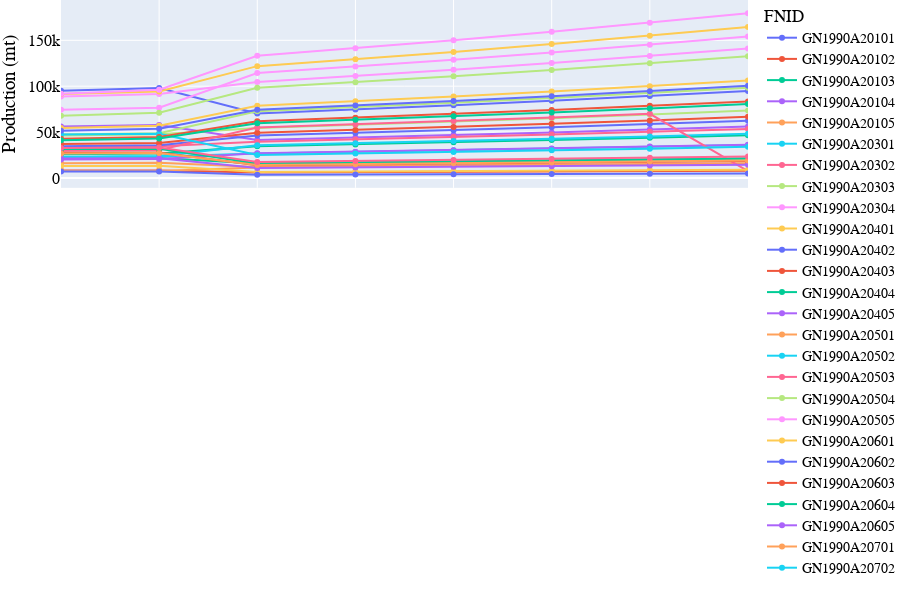
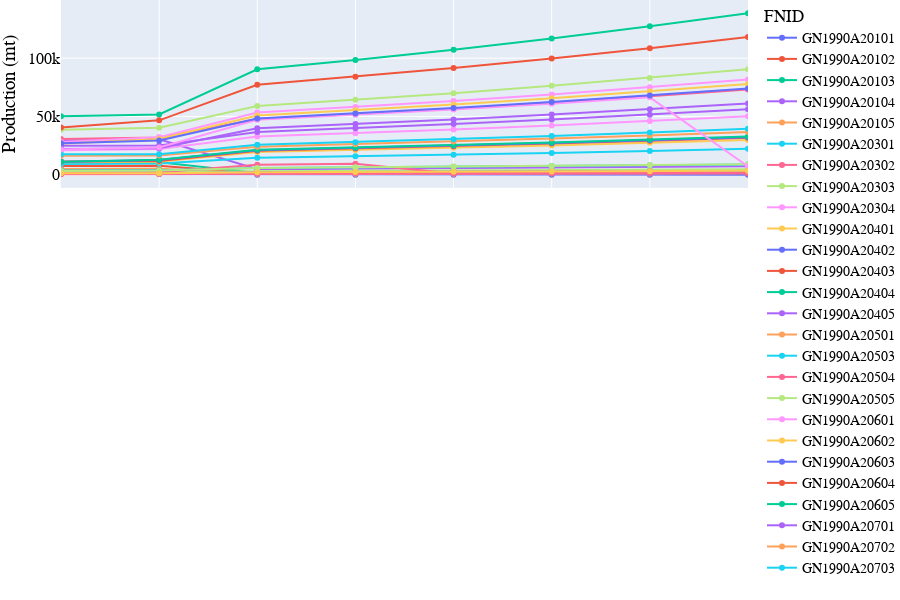

Notebook code for these charts, in order:
### Code cell
# Lineplot of Production-Area-Yield (PAY) time-series
country_iso, country_name = 'GN', 'Guinea'
df = pd.read_hdf('../data/crop/adm_crop_production_%s.hdf' % country_iso)
df = df[df['gscd_code']=='calibrated']; df['year'] = df['harvest_year']
year = [df['year'].min(), df['year'].max()]
product_season = [
    ['Rice','Main'],
    ['Maize','Main'],
]
for product_name, season_name in product_season:
    footnote = 'Production-Area-Yield (PAY) time-series of %s - %s - %s' % (country_iso, product_name, season_name)
    fn_save = '../figures/%s_line_pay_%s_%s.png' % (country_iso, product_name, season_name)
    sub = df[(df['product'] == product_name) & (df['season_name'] == season_name)]
    fig = PlotLinePAY(sub, year, footnote, fn_save)
    fig.show()

### Figure 1 — Plotly figure (JSON) as saved in the notebook; plotly's stock layout.template omitted (floating-point values rounded to 4 significant figures)
{"data": [{"connectgaps": false, "hovertemplate": "fnid=GN1990A20101<br>indicator=production<br>year=%{x}<br>value=%{y}<extra></extra>", "legendgroup": "GN1990A20101", "line": {"color": "#636efa", "dash": "solid"}, "marker": {"symbol": "circle"}, "mode": "markers+lines", "name": "GN1990A20101", "orientation": "v", "showlegend": true, "type": "scatter", "x": [2008, 2009, 2010, 2011, 2012, 2013, 2014, 2015], "xaxis": "x3", "y": [95120.0, 97930.0, 70217, 74559, 79170, 84066, 89265, 94785], "yaxis": "y3"}, {"connectgaps": false, "hovertemplate": "fnid=GN1990A20102<br>indicator=production<br>year=%{x}<br>value=%{y}<extra></extra>", "legendgroup": "GN1990A20102", "line": {"color": "#EF553B", "dash": "solid"}, "marker": {"symbol": "circle"}, "mode": "markers+lines", "name": "GN1990A20102", "orientation": "v", "showlegend": true, "type": "scatter", "x": [2008, 2009, 2010, 2011, 2012, 2013, 2014, 2015], "xaxis": "x3", "y": [7933.0, 8167.0, 5856, 6218, 6602, 7011, 7446, 7905], "yaxis": "y3"}, {"connectgaps": false, "hovertemplate": "fnid=GN1990A20103<br>indicator=production<br>year=%{x}<br>value=%{y}<extra></extra>", "legendgroup": "GN1990A20103", "line": {"color": "#00cc96", "dash": "solid"}, "marker": {"symbol": "circle"}, "mode": "markers+lines", "name": "GN1990A20103", "orientation": "v", "showlegend": true, "type": "scatter", "x": [2008, 2009, 2010, 2011, 2012, 2013, 2014, 2015], "xaxis": "x3", "y": [21200.0, 21820.0, 15648, 16616, 17643, 18734, 19893, 21123], "yaxis": "y3"}, {"connectgaps": false, "hovertemplate": "fnid=GN1990A20104<br>indicator=production<br>year=%{x}<br>value=%{y}<extra></extra>", "legendgroup": "GN1990A20104", "line": {"color": "#ab63fa", "dash": "solid"}, "marker": {"symbol": "circle"}, "mode": "markers+lines", "name": "GN1990A20104", "orientation": "v", "showlegend": true, "type": "scatter", "x": [2008, 2009, 2010, 2011, 2012, 2013, 2014, 2015], "xaxis": "x3", "y": [56130.0, 57790.0, 41436, 43998, 46719, 49608, 52676, 55933], "yaxis": "y3"}, {"connectgaps": false, "hovertemplate": "fnid=GN1990A20105<br>indicator=production<br>year=%{x}<br>value=%{y}<extra></extra>", "legendgroup": "GN1990A20105", "line": {"color": "#FFA15A", "dash": "solid"}, "marker": {"symbol": "circle"}, "mode": "markers+lines", "name": "GN1990A20105", "orientation": "v", "showlegend": true, "type": "scatter", "x": [2008, 2009, 2010, 2011, 2012, 2013, 2014, 2015], "xaxis": "x3", "y": [16050.0, 16520.0, 11848, 12580, 13358, 14185, 15062, 15993], "yaxis": "y3"}, {"connectgaps": false, "hovertemplate": "fnid=GN1990A20301<br>indicator=production<br>year=%{x}<br>value=%{y}<extra></extra>", "legendgroup": "GN1990A20301", "line": {"color": "#19d3f3", "dash": "solid"}, "marker": {"symbol": "circle"}, "mode": "markers+lines", "name": "GN1990A20301", "orientation": "v", "showlegend": true, "type": "scatter", "x": [2008, 2009, 2010, 2011, 2012, 2013, 2014, 2015], "xaxis": "x3", "y": [22600.0, 23270.0, 26619, 28265, 30013, 31869, 33840, 35933], "yaxis": "y3"}, {"connectgaps": false, "hovertemplate": "fnid=GN1990A20302<br>indicator=production<br>year=%{x}<br>value=%{y}<extra></extra>", "legendgroup": "GN1990A20302", "line": {"color": "#FF6692", "dash": "solid"}, "marker": {"symbol": "circle"}, "mode": "markers+lines", "name": "GN1990A20302", "orientation": "v", "showlegend": true, "type": "scatter", "x": [2008, 2009, 2010, 2011, 2012, 2013, 2014, 2015], "xaxis": "x3", "y": [33560.0, 34560.0, 39535, 41980, 44576, 47332, 50259, 53367], "yaxis": "y3"}, {"connectgaps": false, "hovertemplate": "fnid=GN1990A20303<br>indicator=production<br>year=%{x}<br>value=%{y}<extra></extra>", "legendgroup": "GN1990A20303", "line": {"color": "#B6E880", "dash": "solid"}, "marker": {"symbol": "circle"}, "mode": "markers+lines", "name": "GN1990A20303", "orientation": "v", "showlegend": true, "type": "scatter", "x": [2008, 2009, 2010, 2011, 2012, 2013, 2014, 2015], "xaxis": "x3", "y": [46170.0, 47530.0, 54385, 57748, 61319, 65111, 69138, 73413], "yaxis": "y3"}, {"connectgaps": false, "hovertemplate": "fnid=GN1990A20304<br>indicator=production<br>year=%{x}<br>value=%{y}<extra></extra>", "legendgroup": "GN1990A20304", "line": {"color": "#FF97FF", "dash": "solid"}, "marker": {"symbol": "circle"}, "mode": "markers+lines", "name": "GN1990A20304", "orientation": "v", "showlegend": true, "type": "scatter", "x": [2008, 2009, 2010, 2011, 2012, 2013, 2014, 2015], "xaxis": "x3", "y": [88770.0, 91400.0, 104569, 111036, 117902, 125193, 132935, 141156], "yaxis": "y3"}, {"connectgaps": false, "hovertemplate": "fnid=GN1990A20401<br>indicator=production<br>year=%{x}<br>value=%{y}<extra></extra>", "legendgroup": "GN1990A20401", "line": {"color": "#FECB52", "dash": "solid"}, "marker": {"symbol": "circle"}, "mode": "markers+lines", "name": "GN1990A20401", "orientation": "v", "showlegend": true, "type": "scatter", "x": [2008, 2009, 2010, 2011, 2012, 2013, 2014, 2015], "xaxis": "x3", "y": [91440.0, 94140.0, 121857, 129392, 137394, 145890, 154912, 164492], "yaxis": "y3"}, {"connectgaps": false, "hovertemplate": "fnid=GN1990A20402<br>indicator=production<br>year=%{x}<br>value=%{y}<extra></extra>", "legendgroup": "GN1990A20402", "line": {"color": "#636efa", "dash": "solid"}, "marker": {"symbol": "circle"}, "mode": "markers+lines", "name": "GN1990A20402", "orientation": "v", "showlegend": true, "type": "scatter", "x": [2008, 2009, 2010, 2011, 2012, 2013, 2014, 2015], "xaxis": "x3", "y": [34630.0, 35660.0, 46156, 49011, 52041, 55260, 58677, 62305], "yaxis": "y3"}, {"connectgaps": false, "hovertemplate": "fnid=GN1990A20403<br>indicator=production<br>year=%{x}<br>value=%{y}<extra></extra>", "legendgroup": "GN1990A20403", "line": {"color": "#EF553B", "dash": "solid"}, "marker": {"symbol": "circle"}, "mode": "markers+lines", "name": "GN1990A20403", "orientation": "v", "showlegend": true, "type": "scatter", "x": [2008, 2009, 2010, 2011, 2012, 2013, 2014, 2015], "xaxis": "x3", "y": [37000.0, 38100.0, 49312, 52361, 55599, 59037, 62688, 66565], "yaxis": "y3"}, {"connectgaps": false, "hovertemplate": "fnid=GN1990A20404<br>indicator=production<br>year=%{x}<br>value=%{y}<extra></extra>", "legendgroup": "GN1990A20404", "line": {"color": "#00cc96", "dash": "solid"}, "marker": {"symbol": "circle"}, "mode": "markers+lines", "name": "GN1990A20404", "orientation": "v", "showlegend": true, "type": "scatter", "x": [2008, 2009, 2010, 2011, 2012, 2013, 2014, 2015], "xaxis": "x3", "y": [25820.0, 26580.0, 34405, 36533, 38792, 41191, 43738, 46443], "yaxis": "y3"}, {"connectgaps": false, "hovertemplate": "fnid=GN1990A20405<br>indicator=production<br>year=%{x}<br>value=%{y}<extra></extra>", "legendgroup": "GN1990A20405", "line": {"color": "#ab63fa", "dash": "solid"}, "marker": {"symbol": "circle"}, "mode": "markers+lines", "name": "GN1990A20405", "orientation": "v", "showlegend": true, "type": "scatter", "x": [2008, 2009, 2010, 2011, 2012, 2013, 2014, 2015], "xaxis": "x3", "y": [20140.0, 20740.0, 26841, 28501, 30264, 32135, 34122, 36232], "yaxis": "y3"}, {"connectgaps": false, "hovertemplate": "fnid=GN1990A20501<br>indicator=production<br>year=%{x}<br>value=%{y}<extra></extra>", "legendgroup": "GN1990A20501", "line": {"color": "#FFA15A", "dash": "solid"}, "marker": {"symbol": "circle"}, "mode": "markers+lines", "name": "GN1990A20501", "orientation": "v", "showlegend": true, "type": "scatter", "x": [2008, 2009, 2010, 2011, 2012, 2013, 2014, 2015], "xaxis": "x3", "y": [7414.0, 7633.0, 11400, 12105, 12853, 13648, 14492, 15388], "yaxis": "y3"}, {"connectgaps": false, "hovertemplate": "fnid=GN1990A20502<br>indicator=production<br>year=%{x}<br>value=%{y}<extra></extra>", "legendgroup": "GN1990A20502", "line": {"color": "#19d3f3", "dash": "solid"}, "marker": {"symbol": "circle"}, "mode": "markers+lines", "name": "GN1990A20502", "orientation": "v", "showlegend": true, "type": "scatter", "x": [2008, 2009, 2010, 2011, 2012, 2013, 2014, 2015], "xaxis": "x3", "y": [23130.0, 23810.0, 35563, 37762, 40097, 42577, 45210, 48006], "yaxis": "y3"}, {"connectgaps": false, "hovertemplate": "fnid=GN1990A20503<br>indicator=production<br>year=%{x}<br>value=%{y}<extra></extra>", "legendgroup": "GN1990A20503", "line": {"color": "#FF6692", "dash": "solid"}, "marker": {"symbol": "circle"}, "mode": "markers+lines", "name": "GN1990A20503", "orientation": "v", "showlegend": true, "type": "scatter", "x": [2008, 2009, 2010, 2011, 2012, 2013, 2014, 2015], "xaxis": "x3", "y": [29540.0, 30410.0, 54938, 58336, 61943, 65774, 69841, 7416], "yaxis": "y3"}, {"connectgaps": false, "hovertemplate": "fnid=GN1990A20504<br>indicator=production<br>year=%{x}<br>value=%{y}<extra></extra>", "legendgroup": "GN1990A20504", "line": {"color": "#B6E880", "dash": "solid"}, "marker": {"symbol": "circle"}, "mode": "markers+lines", "name": "GN1990A20504", "orientation": "v", "showlegend": true, "type": "scatter", "x": [2008, 2009, 2010, 2011, 2012, 2013, 2014, 2015], "xaxis": "x3", "y": [47300.0, 48700.0, 72735, 77233, 82009, 87080, 92465, 98183], "yaxis": "y3"}, {"connectgaps": false, "hovertemplate": "fnid=GN1990A20505<br>indicator=production<br>year=%{x}<br>value=%{y}<extra></extra>", "legendgroup": "GN1990A20505", "line": {"color": "#FF97FF", "dash": "solid"}, "marker": {"symbol": "circle"}, "mode": "markers+lines", "name": "GN1990A20505", "orientation": "v", "showlegend": true, "type": "scatter", "x": [2008, 2009, 2010, 2011, 2012, 2013, 2014, 2015], "xaxis": "x3", "y": [74320.0, 76520.0, 114280, 121347, 128851, 136819, 145280, 154264], "yaxis": "y3"}, {"connectgaps": false, "hovertemplate": "fnid=GN1990A20601<br>indicator=production<br>year=%{x}<br>value=%{y}<extra></extra>", "legendgroup": "GN1990A20601", "line": {"color": "#FECB52", "dash": "solid"}, "marker": {"symbol": "circle"}, "mode": "markers+lines", "name": "GN1990A20601", "orientation": "v", "showlegend": true, "type": "scatter", "x": [2008, 2009, 2010, 2011, 2012, 2013, 2014, 2015], "xaxis": "x3", "y": [12980.0, 13130.0, 6525, 6928, 7356, 7811, 8294, 8807], "yaxis": "y3"}, {"connectgaps": false, "hovertemplate": "fnid=GN1990A20602<br>indicator=production<br>year=%{x}<br>value=%{y}<extra></extra>", "legendgroup": "GN1990A20602", "line": {"color": "#636efa", "dash": "solid"}, "marker": {"symbol": "circle"}, "mode": "markers+lines", "name": "GN1990A20602", "orientation": "v", "showlegend": true, "type": "scatter", "x": [2008, 2009, 2010, 2011, 2012, 2013, 2014, 2015], "xaxis": "x3", "y": [6958.0, 7036.0, 3497, 3713, 3943, 4187, 4445, 4720], "yaxis": "y3"}, {"connectgaps": false, "hovertemplate": "fnid=GN1990A20603<br>indicator=production<br>year=%{x}<br>value=%{y}<extra></extra>", "legendgroup": "GN1990A20603", "line": {"color": "#EF553B", "dash": "solid"}, "marker": {"symbol": "circle"}, "mode": "markers+lines", "name": "GN1990A20603", "orientation": "v", "showlegend": true, "type": "scatter", "x": [2008, 2009, 2010, 2011, 2012, 2013, 2014, 2015], "xaxis": "x3", "y": [27320.0, 27630.0, 13730, 14579, 15481, 16438, 17455, 18534], "yaxis": "y3"}, {"connectgaps": false, "hovertemplate": "fnid=GN1990A20604<br>indicator=production<br>year=%{x}<br>value=%{y}<extra></extra>", "legendgroup": "GN1990A20604", "line": {"color": "#00cc96", "dash": "solid"}, "marker": {"symbol": "circle"}, "mode": "markers+lines", "name": "GN1990A20604", "orientation": "v", "showlegend": true, "type": "scatter", "x": [2008, 2009, 2010, 2011, 2012, 2013, 2014, 2015], "xaxis": "x3", "y": [31370.0, 31730.0, 15768, 16743, 17778, 18877, 20045, 21284], "yaxis": "y3"}, {"connectgaps": false, "hovertemplate": "fnid=GN1990A20605<br>indicator=production<br>year=%{x}<br>value=%{y}<extra></extra>", "legendgroup": "GN1990A20605", "line": {"color": "#ab63fa", "dash": "solid"}, "marker": {"symbol": "circle"}, "mode": "markers+lines", "name": "GN1990A20605", "orientation": "v", "showlegend": true, "type": "scatter", "x": [2008, 2009, 2010, 2011, 2012, 2013, 2014, 2015], "xaxis": "x3", "y": [21250.0, 21480.0, 10677, 11338, 12039, 12783, 13574, 14413], "yaxis": "y3"}, {"connectgaps": false, "hovertemplate": "fnid=GN1990A20701<br>indicator=production<br>year=%{x}<br>value=%{y}<extra></extra>", "legendgroup": "GN1990A20701", "line": {"color": "#FFA15A", "dash": "solid"}, "marker": {"symbol": "circle"}, "mode": "markers+lines", "name": "GN1990A20701", "orientation": "v", "showlegend": true, "type": "scatter", "x": [2008, 2009, 2010, 2011, 2012, 2013, 2014, 2015], "xaxis": "x3", "y": [26590.0, 27080.0, 14113, 14985, 15912, 16896, 17941, 19050], "yaxis": "y3"}, {"connectgaps": false, "hovertemplate": "fnid=GN1990A20702<br>indicator=production<br>year=%{x}<br>value=%{y}<extra></extra>", "legendgroup": "GN1990A20702", "line": {"color": "#19d3f3", "dash": "solid"}, "marker": {"symbol": "circle"}, "mode": "markers+lines", "name": "GN1990A20702", "orientation": "v", "showlegend": true, "type": "scatter", "x": [2008, 2009, 2010, 2011, 2012, 2013, 2014, 2015], "xaxis": "x3", "y": [47230.0, 48100.0, 25070, 26620, 28266, 30014, 31870, 33841], "yaxis": "y3"}, {"connectgaps": false, "hovertemplate": "fnid=GN1990A20703<br>indicator=production<br>year=%{x}<br>value=%{y}<extra></extra>", "legendgroup": "GN1990A20703", "line": {"color": "#FF6692", "dash": "solid"}, "marker": {"symbol": "circle"}, "mode": "markers+lines", "name": "GN1990A20703", "orientation": "v", "showlegend": true, "type": "scatter", "x": [2008, 2009, 2010, 2011, 2012, 2013, 2014, 2015], "xaxis": "x3", "y": [32610.0, 33210.0, 17309, 18379, 19516, 20723, 22004, 23365], "yaxis": "y3"}, {"connectgaps": false, "hovertemplate": "fnid=GN1990A20801<br>indicator=production<br>year=%{x}<br>value=%{y}<extra></extra>", "legendgroup": "GN1990A20801", "line": {"color": "#B6E880", "dash": "solid"}, "marker": {"symbol": "circle"}, "mode": "markers+lines", "name": "GN1990A20801", "orientation": "v", "showlegend": true, "type": "scatter", "x": [2008, 2009, 2010, 2011, 2012, 2013, 2014, 2015], "xaxis": "x3", "y": [67810.0, 70960.0, 98262, 104339, 110791, 117643, 124918, 132642], "yaxis": "y3"}, {"connectgaps": false, "hovertemplate": "fnid=GN1990A20802<br>indicator=production<br>year=%{x}<br>value=%{y}<extra></extra>", "legendgroup": "GN1990A20802", "line": {"color": "#FF97FF", "dash": "solid"}, "marker": {"symbol": "circle"}, "mode": "markers+lines", "name": "GN1990A20802", "orientation": "v", "showlegend": true, "type": "scatter", "x": [2008, 2009, 2010, 2011, 2012, 2013, 2014, 2015], "xaxis": "x3", "y": [91830.0, 96100.0, 133077, 141306, 150044, 159323, 169176, 179637], "yaxis": "y3"}, {"connectgaps": false, "hovertemplate": "fnid=GN1990A20803<br>indicator=production<br>year=%{x}<br>value=%{y}<extra></extra>", "legendgroup": "GN1990A20803", "line": {"color": "#FECB52", "dash": "solid"}, "marker": {"symbol": "circle"}, "mode": "markers+lines", "name": "GN1990A20803", "orientation": "v", "showlegend": true, "type": "scatter", "x": [2008, 2009, 2010, 2011, 2012, 2013, 2014, 2015], "xaxis": "x3", "y": [54280.0, 56800.0, 78654, 83518, 88682, 94167, 99990, 106173], "yaxis": "y3"}, {"connectgaps": false, "hovertemplate": "fnid=GN1990A20804<br>indicator=production<br>year=%{x}<br>value=%{y}<extra></extra>", "legendgroup": "GN1990A20804", "line": {"color": "#636efa", "dash": "solid"}, "marker": {"symbol": "circle"}, "mode": "markers+lines", "name": "GN1990A20804", "orientation": "v", "showlegend": true, "type": "scatter", "x": [2008, 2009, 2010, 2011, 2012, 2013, 2014, 2015], "xaxis": "x3", "y": [51340.0, 53720.0, 74391, 78992, 83876, 89063, 94571, 100419], "yaxis": "y3"}, {"connectgaps": false, "hovertemplate": "fnid=GN1990A20805<br>indicator=production<br>year=%{x}<br>value=%{y}<extra></extra>", "legendgroup": "GN1990A20805", "line": {"color": "#EF553B", "dash": "solid"}, "marker": {"symbol": "circle"}, "mode": "markers+lines", "name": "GN1990A20805", "orientation": "v", "showlegend": true, "type": "scatter", "x": [2008, 2009, 2010, 2011, 2012, 2013, 2014, 2015], "xaxis": "x3", "y": [42630.0, 44620.0, 61782, 65602, 69659, 73967, 78541, 83398], "yaxis": "y3"}, {"connectgaps": false, "hovertemplate": "fnid=GN1990A20806<br>indicator=production<br>year=%{x}<br>value=%{y}<extra></extra>", "legendgroup": "GN1990A20806", "line": {"color": "#00cc96", "dash": "solid"}, "marker": {"symbol": "circle"}, "mode": "markers+lines", "name": "GN1990A20806", "orientation": "v", "showlegend": true, "type": "scatter", "x": [2008, 2009, 2010, 2011, 2012, 2013, 2014, 2015], "xaxis": "x3", "y": [41130.0, 43040.0, 59600, 63286, 67199, 71355, 75767, 80453], "yaxis": "y3"}], "layout": {"annotations": [{"showarrow": false, "text": "", "textangle": 90, "x": 0.98, "xanchor": "left", "xref": "paper", "y": 0.1633, "yanchor": "middle", "yref": "paper"}, {"showarrow": false, "text": "", "textangle": 90, "x": 0.98, "xanchor": "left", "xref": "paper", "y": 0.5, "yanchor": "middle", "yref": "paper"}, {"showarrow": false, "text": "", "textangle": 90, "x": 0.98, "xanchor": "left", "xref": "paper", "y": 0.8367, "yanchor": "middle", "yref": "paper"}, {"align": "left", "font": {"color": "dimgrey", "family": "arial", "size": 15}, "showarrow": false, "text": "Production-Area-Yield (PAY) time-series of GN - Rice - Main", "x": -0.014, "xref": "paper", "y": -0.14, "yref": "paper"}], "font": {"color": "black", "family": "arial", "size": 16}, "height": 600, "legend": {"font": {"size": 14}, "title": {"text": "FNID"}, "tracegroupgap": 0, "x": 1, "xanchor": "left", "y": 1, "yanchor": "top"}, "margin": {"b": 25, "l": 0, "r": 0, "t": 0}, "width": 900, "xaxis": {"anchor": "y", "domain": [0, 0.98], "dtick": 1, "range": [2008, 2015], "title": {"text": ""}}, "xaxis2": {"anchor": "y2", "domain": [0, 0.98], "dtick": 1, "matches": "x", "showticklabels": false}, "xaxis3": {"anchor": "y3", "domain": [0, 0.98], "dtick": 1, "matches": "x", "showticklabels": false}, "yaxis": {"anchor": "x", "domain": [0, 0.3267], "title": {"text": "Yield (mt/ha)"}}, "yaxis2": {"anchor": "x2", "domain": [0.3367, 0.6633], "title": {"text": "Area (ha)"}}, "yaxis3": {"anchor": "x3", "domain": [0.6733, 1], "title": {"text": "Production (mt)"}}}}

### Figure 2 — Plotly figure (JSON) as saved in the notebook; plotly's stock layout.template omitted (floating-point values rounded to 4 significant figures)
{"data": [{"connectgaps": false, "hovertemplate": "fnid=GN1990A20101<br>indicator=production<br>year=%{x}<br>value=%{y}<extra></extra>", "legendgroup": "GN1990A20101", "line": {"color": "#636efa", "dash": "solid"}, "marker": {"symbol": "circle"}, "mode": "markers+lines", "name": "GN1990A20101", "orientation": "v", "showlegend": true, "type": "scatter", "x": [2008, 2009, 2010, 2011, 2012, 2013, 2014, 2015], "xaxis": "x3", "y": [599.4, 620.8, 96, 105, 114, 124, 135, 148], "yaxis": "y3"}, {"connectgaps": false, "hovertemplate": "fnid=GN1990A20102<br>indicator=production<br>year=%{x}<br>value=%{y}<extra></extra>", "legendgroup": "GN1990A20102", "line": {"color": "#EF553B", "dash": "solid"}, "marker": {"symbol": "circle"}, "mode": "markers+lines", "name": "GN1990A20102", "orientation": "v", "showlegend": true, "type": "scatter", "x": [2008, 2009, 2010, 2011, 2012, 2013, 2014, 2015], "xaxis": "x3", "y": [7477.0, 7743.0, 1200, 1307, 1423, 1550, 1688, 1838], "yaxis": "y3"}, {"connectgaps": false, "hovertemplate": "fnid=GN1990A20103<br>indicator=production<br>year=%{x}<br>value=%{y}<extra></extra>", "legendgroup": "GN1990A20103", "line": {"color": "#00cc96", "dash": "solid"}, "marker": {"symbol": "circle"}, "mode": "markers+lines", "name": "GN1990A20103", "orientation": "v", "showlegend": true, "type": "scatter", "x": [2008, 2009, 2010, 2011, 2012, 2013, 2014, 2015], "xaxis": "x3", "y": [10350.0, 10720.0, 1662, 1810, 1971, 2146, 2337, 2545], "yaxis": "y3"}, {"connectgaps": false, "hovertemplate": "fnid=GN1990A20104<br>indicator=production<br>year=%{x}<br>value=%{y}<extra></extra>", "legendgroup": "GN1990A20104", "line": {"color": "#ab63fa", "dash": "solid"}, "marker": {"symbol": "circle"}, "mode": "markers+lines", "name": "GN1990A20104", "orientation": "v", "showlegend": true, "type": "scatter", "x": [2008, 2009, 2010, 2011, 2012, 2013, 2014, 2015], "xaxis": "x3", "y": [29490.0, 30540.0, 4733, 5155, 5614, 6114, 6658, 7251], "yaxis": "y3"}, {"connectgaps": false, "hovertemplate": "fnid=GN1990A20105<br>indicator=production<br>year=%{x}<br>value=%{y}<extra></extra>", "legendgroup": "GN1990A20105", "line": {"color": "#FFA15A", "dash": "solid"}, "marker": {"symbol": "circle"}, "mode": "markers+lines", "name": "GN1990A20105", "orientation": "v", "showlegend": true, "type": "scatter", "x": [2008, 2009, 2010, 2011, 2012, 2013, 2014, 2015], "xaxis": "x3", "y": [5045.0, 5225.0, 810, 882, 960, 1046, 1139, 1240], "yaxis": "y3"}, {"connectgaps": false, "hovertemplate": "fnid=GN1990A20301<br>indicator=production<br>year=%{x}<br>value=%{y}<extra></extra>", "legendgroup": "GN1990A20301", "line": {"color": "#19d3f3", "dash": "solid"}, "marker": {"symbol": "circle"}, "mode": "markers+lines", "name": "GN1990A20301", "orientation": "v", "showlegend": true, "type": "scatter", "x": [2008, 2009, 2010, 2011, 2012, 2013, 2014, 2015], "xaxis": "x3", "y": [9368.0, 9773.0, 14541, 15837, 17247, 18783, 20456, 22278], "yaxis": "y3"}, {"connectgaps": false, "hovertemplate": "fnid=GN1990A20302<br>indicator=production<br>year=%{x}<br>value=%{y}<extra></extra>", "legendgroup": "GN1990A20302", "line": {"color": "#FF6692", "dash": "solid"}, "marker": {"symbol": "circle"}, "mode": "markers+lines", "name": "GN1990A20302", "orientation": "v", "showlegend": true, "type": "scatter", "x": [2008, 2009, 2010, 2011, 2012, 2013, 2014, 2015], "xaxis": "x3", "y": [30760.0, 32090.0, 47743, 51995, 56626, 61669, 67162, 73143], "yaxis": "y3"}, {"connectgaps": false, "hovertemplate": "fnid=GN1990A20303<br>indicator=production<br>year=%{x}<br>value=%{y}<extra></extra>", "legendgroup": "GN1990A20303", "line": {"color": "#B6E880", "dash": "solid"}, "marker": {"symbol": "circle"}, "mode": "markers+lines", "name": "GN1990A20303", "orientation": "v", "showlegend": true, "type": "scatter", "x": [2008, 2009, 2010, 2011, 2012, 2013, 2014, 2015], "xaxis": "x3", "y": [2003.0, 2090.0, 3109, 3386, 3688, 4016, 4374, 4763], "yaxis": "y3"}, {"connectgaps": false, "hovertemplate": "fnid=GN1990A20304<br>indicator=production<br>year=%{x}<br>value=%{y}<extra></extra>", "legendgroup": "GN1990A20304", "line": {"color": "#FF97FF", "dash": "solid"}, "marker": {"symbol": "circle"}, "mode": "markers+lines", "name": "GN1990A20304", "orientation": "v", "showlegend": true, "type": "scatter", "x": [2008, 2009, 2010, 2011, 2012, 2013, 2014, 2015], "xaxis": "x3", "y": [21140.0, 22050.0, 32809, 35731, 38913, 42379, 46153, 50263], "yaxis": "y3"}, {"connectgaps": false, "hovertemplate": "fnid=GN1990A20401<br>indicator=production<br>year=%{x}<br>value=%{y}<extra></extra>", "legendgroup": "GN1990A20401", "line": {"color": "#FECB52", "dash": "solid"}, "marker": {"symbol": "circle"}, "mode": "markers+lines", "name": "GN1990A20401", "orientation": "v", "showlegend": true, "type": "scatter", "x": [2008, 2009, 2010, 2011, 2012, 2013, 2014, 2015], "xaxis": "x3", "y": [10840.0, 11170.0, 19534, 21274, 23169, 25232, 27479, 29927], "yaxis": "y3"}, {"connectgaps": false, "hovertemplate": "fnid=GN1990A20402<br>indicator=production<br>year=%{x}<br>value=%{y}<extra></extra>", "legendgroup": "GN1990A20402", "line": {"color": "#636efa", "dash": "solid"}, "marker": {"symbol": "circle"}, "mode": "markers+lines", "name": "GN1990A20402", "orientation": "v", "showlegend": true, "type": "scatter", "x": [2008, 2009, 2010, 2011, 2012, 2013, 2014, 2015], "xaxis": "x3", "y": [1178.0, 1214.0, 2122, 2312, 2517, 2742, 2986, 3252], "yaxis": "y3"}, {"connectgaps": false, "hovertemplate": "fnid=GN1990A20403<br>indicator=production<br>year=%{x}<br>value=%{y}<extra></extra>", "legendgroup": "GN1990A20403", "line": {"color": "#EF553B", "dash": "solid"}, "marker": {"symbol": "circle"}, "mode": "markers+lines", "name": "GN1990A20403", "orientation": "v", "showlegend": true, "type": "scatter", "x": [2008, 2009, 2010, 2011, 2012, 2013, 2014, 2015], "xaxis": "x3", "y": [11490.0, 11850.0, 20711, 22556, 24564, 26752, 29135, 31730], "yaxis": "y3"}, {"connectgaps": false, "hovertemplate": "fnid=GN1990A20404<br>indicator=production<br>year=%{x}<br>value=%{y}<extra></extra>", "legendgroup": "GN1990A20404", "line": {"color": "#00cc96", "dash": "solid"}, "marker": {"symbol": "circle"}, "mode": "markers+lines", "name": "GN1990A20404", "orientation": "v", "showlegend": true, "type": "scatter", "x": [2008, 2009, 2010, 2011, 2012, 2013, 2014, 2015], "xaxis": "x3", "y": [50210.0, 51760.0, 90494, 98553, 107331, 116890, 127300, 138638], "yaxis": "y3"}, {"connectgaps": false, "hovertemplate": "fnid=GN1990A20405<br>indicator=production<br>year=%{x}<br>value=%{y}<extra></extra>", "legendgroup": "GN1990A20405", "line": {"color": "#ab63fa", "dash": "solid"}, "marker": {"symbol": "circle"}, "mode": "markers+lines", "name": "GN1990A20405", "orientation": "v", "showlegend": true, "type": "scatter", "x": [2008, 2009, 2010, 2011, 2012, 2013, 2014, 2015], "xaxis": "x3", "y": [22170.0, 22850.0, 39955, 43513, 47389, 51609, 56206, 61211], "yaxis": "y3"}, {"connectgaps": false, "hovertemplate": "fnid=GN1990A20501<br>indicator=production<br>year=%{x}<br>value=%{y}<extra></extra>", "legendgroup": "GN1990A20501", "line": {"color": "#FFA15A", "dash": "solid"}, "marker": {"symbol": "circle"}, "mode": "markers+lines", "name": "GN1990A20501", "orientation": "v", "showlegend": true, "type": "scatter", "x": [2008, 2009, 2010, 2011, 2012, 2013, 2014, 2015], "xaxis": "x3", "y": [740.5, 774.4, 1133, 1234, 1344, 1464, 1594, 1736], "yaxis": "y3"}, {"connectgaps": false, "hovertemplate": "fnid=GN1990A20503<br>indicator=production<br>year=%{x}<br>value=%{y}<extra></extra>", "legendgroup": "GN1990A20503", "line": {"color": "#19d3f3", "dash": "solid"}, "marker": {"symbol": "circle"}, "mode": "markers+lines", "name": "GN1990A20503", "orientation": "v", "showlegend": true, "type": "scatter", "x": [2008, 2009, 2010, 2011, 2012, 2013, 2014, 2015], "xaxis": "x3", "y": [3795.0, 3969.0, 5807, 6325, 6888, 7501, 8169, 8897], "yaxis": "y3"}, {"connectgaps": false, "hovertemplate": "fnid=GN1990A20504<br>indicator=production<br>year=%{x}<br>value=%{y}<extra></extra>", "legendgroup": "GN1990A20504", "line": {"color": "#FF6692", "dash": "solid"}, "marker": {"symbol": "circle"}, "mode": "markers+lines", "name": "GN1990A20504", "orientation": "v", "showlegend": true, "type": "scatter", "x": [2008, 2009, 2010, 2011, 2012, 2013, 2014, 2015], "xaxis": "x3", "y": [2003.0, 2095.0, 8701, 9476, 1032, 1239, 1224, 1333], "yaxis": "y3"}, {"connectgaps": false, "hovertemplate": "fnid=GN1990A20505<br>indicator=production<br>year=%{x}<br>value=%{y}<extra></extra>", "legendgroup": "GN1990A20505", "line": {"color": "#B6E880", "dash": "solid"}, "marker": {"symbol": "circle"}, "mode": "markers+lines", "name": "GN1990A20505", "orientation": "v", "showlegend": true, "type": "scatter", "x": [2008, 2009, 2010, 2011, 2012, 2013, 2014, 2015], "xaxis": "x3", "y": [38590.0, 40350.0, 59044, 64303, 70030, 76267, 83059, 90457], "yaxis": "y3"}, {"connectgaps": false, "hovertemplate": "fnid=GN1990A20601<br>indicator=production<br>year=%{x}<br>value=%{y}<extra></extra>", "legendgroup": "GN1990A20601", "line": {"color": "#FF97FF", "dash": "solid"}, "marker": {"symbol": "circle"}, "mode": "markers+lines", "name": "GN1990A20601", "orientation": "v", "showlegend": true, "type": "scatter", "x": [2008, 2009, 2010, 2011, 2012, 2013, 2014, 2015], "xaxis": "x3", "y": [28030.0, 32290.0, 53396, 58152, 63331, 68972, 75114, 81804], "yaxis": "y3"}, {"connectgaps": false, "hovertemplate": "fnid=GN1990A20602<br>indicator=production<br>year=%{x}<br>value=%{y}<extra></extra>", "legendgroup": "GN1990A20602", "line": {"color": "#FECB52", "dash": "solid"}, "marker": {"symbol": "circle"}, "mode": "markers+lines", "name": "GN1990A20602", "orientation": "v", "showlegend": true, "type": "scatter", "x": [2008, 2009, 2010, 2011, 2012, 2013, 2014, 2015], "xaxis": "x3", "y": [26640.0, 30700.0, 50760, 55281, 60204, 65566, 71406, 77765], "yaxis": "y3"}, {"connectgaps": false, "hovertemplate": "fnid=GN1990A20603<br>indicator=production<br>year=%{x}<br>value=%{y}<extra></extra>", "legendgroup": "GN1990A20603", "line": {"color": "#636efa", "dash": "solid"}, "marker": {"symbol": "circle"}, "mode": "markers+lines", "name": "GN1990A20603", "orientation": "v", "showlegend": true, "type": "scatter", "x": [2008, 2009, 2010, 2011, 2012, 2013, 2014, 2015], "xaxis": "x3", "y": [11050.0, 12730.0, 21050, 22925, 24967, 27190, 29612, 32249], "yaxis": "y3"}, {"connectgaps": false, "hovertemplate": "fnid=GN1990A20604<br>indicator=production<br>year=%{x}<br>value=%{y}<extra></extra>", "legendgroup": "GN1990A20604", "line": {"color": "#EF553B", "dash": "solid"}, "marker": {"symbol": "circle"}, "mode": "markers+lines", "name": "GN1990A20604", "orientation": "v", "showlegend": true, "type": "scatter", "x": [2008, 2009, 2010, 2011, 2012, 2013, 2014, 2015], "xaxis": "x3", "y": [40510.0, 46680.0, 77183, 84057, 91544, 99697, 108576, 118246], "yaxis": "y3"}, {"connectgaps": false, "hovertemplate": "fnid=GN1990A20605<br>indicator=production<br>year=%{x}<br>value=%{y}<extra></extra>", "legendgroup": "GN1990A20605", "line": {"color": "#00cc96", "dash": "solid"}, "marker": {"symbol": "circle"}, "mode": "markers+lines", "name": "GN1990A20605", "orientation": "v", "showlegend": true, "type": "scatter", "x": [2008, 2009, 2010, 2011, 2012, 2013, 2014, 2015], "xaxis": "x3", "y": [11260.0, 12970.0, 21451, 23362, 25442, 27708, 30176, 32863], "yaxis": "y3"}, {"connectgaps": false, "hovertemplate": "fnid=GN1990A20701<br>indicator=production<br>year=%{x}<br>value=%{y}<extra></extra>", "legendgroup": "GN1990A20701", "line": {"color": "#ab63fa", "dash": "solid"}, "marker": {"symbol": "circle"}, "mode": "markers+lines", "name": "GN1990A20701", "orientation": "v", "showlegend": true, "type": "scatter", "x": [2008, 2009, 2010, 2011, 2012, 2013, 2014, 2015], "xaxis": "x3", "y": [24960.0, 25210.0, 36658, 39923, 43478, 47351, 51568, 56161], "yaxis": "y3"}, {"connectgaps": false, "hovertemplate": "fnid=GN1990A20702<br>indicator=production<br>year=%{x}<br>value=%{y}<extra></extra>", "legendgroup": "GN1990A20702", "line": {"color": "#FFA15A", "dash": "solid"}, "marker": {"symbol": "circle"}, "mode": "markers+lines", "name": "GN1990A20702", "orientation": "v", "showlegend": true, "type": "scatter", "x": [2008, 2009, 2010, 2011, 2012, 2013, 2014, 2015], "xaxis": "x3", "y": [16350.0, 16520.0, 24021, 26160, 28490, 31027, 33791, 36800], "yaxis": "y3"}, {"connectgaps": false, "hovertemplate": "fnid=GN1990A20703<br>indicator=production<br>year=%{x}<br>value=%{y}<extra></extra>", "legendgroup": "GN1990A20703", "line": {"color": "#19d3f3", "dash": "solid"}, "marker": {"symbol": "circle"}, "mode": "markers+lines", "name": "GN1990A20703", "orientation": "v", "showlegend": true, "type": "scatter", "x": [2008, 2009, 2010, 2011, 2012, 2013, 2014, 2015], "xaxis": "x3", "y": [17520.0, 17700.0, 25732, 28024, 30520, 33238, 36198, 39422], "yaxis": "y3"}, {"connectgaps": false, "hovertemplate": "fnid=GN1990A20801<br>indicator=production<br>year=%{x}<br>value=%{y}<extra></extra>", "legendgroup": "GN1990A20801", "line": {"color": "#FF6692", "dash": "solid"}, "marker": {"symbol": "circle"}, "mode": "markers+lines", "name": "GN1990A20801", "orientation": "v", "showlegend": true, "type": "scatter", "x": [2008, 2009, 2010, 2011, 2012, 2013, 2014, 2015], "xaxis": "x3", "y": [549.1, 594.3, 979, 1066, 1161, 1265, 1377, 1500], "yaxis": "y3"}, {"connectgaps": false, "hovertemplate": "fnid=GN1990A20802<br>indicator=production<br>year=%{x}<br>value=%{y}<extra></extra>", "legendgroup": "GN1990A20802", "line": {"color": "#B6E880", "dash": "solid"}, "marker": {"symbol": "circle"}, "mode": "markers+lines", "name": "GN1990A20802", "orientation": "v", "showlegend": true, "type": "scatter", "x": [2008, 2009, 2010, 2011, 2012, 2013, 2014, 2015], "xaxis": "x3", "y": [3319.0, 3592.0, 5918, 6445, 7019, 7644, 8325, 9066], "yaxis": "y3"}, {"connectgaps": false, "hovertemplate": "fnid=GN1990A20803<br>indicator=production<br>year=%{x}<br>value=%{y}<extra></extra>", "legendgroup": "GN1990A20803", "line": {"color": "#FF97FF", "dash": "solid"}, "marker": {"symbol": "circle"}, "mode": "markers+lines", "name": "GN1990A20803", "orientation": "v", "showlegend": true, "type": "scatter", "x": [2008, 2009, 2010, 2011, 2012, 2013, 2014, 2015], "xaxis": "x3", "y": [21630.0, 23400.0, 47232, 51439, 56020, 61009, 66442, 7236], "yaxis": "y3"}, {"connectgaps": false, "hovertemplate": "fnid=GN1990A20805<br>indicator=production<br>year=%{x}<br>value=%{y}<extra></extra>", "legendgroup": "GN1990A20805", "line": {"color": "#FECB52", "dash": "solid"}, "marker": {"symbol": "circle"}, "mode": "markers+lines", "name": "GN1990A20805", "orientation": "v", "showlegend": true, "type": "scatter", "x": [2008, 2009, 2010, 2011, 2012, 2013, 2014, 2015], "xaxis": "x3", "y": [1250.0, 1352.0, 2228, 2426, 2642, 2878, 3134, 3413], "yaxis": "y3"}, {"connectgaps": false, "hovertemplate": "fnid=GN1990A20806<br>indicator=production<br>year=%{x}<br>value=%{y}<extra></extra>", "legendgroup": "GN1990A20806", "line": {"color": "#636efa", "dash": "solid"}, "marker": {"symbol": "circle"}, "mode": "markers+lines", "name": "GN1990A20806", "orientation": "v", "showlegend": true, "type": "scatter", "x": [2008, 2009, 2010, 2011, 2012, 2013, 2014, 2015], "xaxis": "x3", "y": [27110.0, 29340.0, 48334, 52639, 57327, 62433, 67993, 74049], "yaxis": "y3"}], "layout": {"annotations": [{"showarrow": false, "text": "", "textangle": 90, "x": 0.98, "xanchor": "left", "xref": "paper", "y": 0.1633, "yanchor": "middle", "yref": "paper"}, {"showarrow": false, "text": "", "textangle": 90, "x": 0.98, "xanchor": "left", "xref": "paper", "y": 0.5, "yanchor": "middle", "yref": "paper"}, {"showarrow": false, "text": "", "textangle": 90, "x": 0.98, "xanchor": "left", "xref": "paper", "y": 0.8367, "yanchor": "middle", "yref": "paper"}, {"align": "left", "font": {"color": "dimgrey", "family": "arial", "size": 15}, "showarrow": false, "text": "Production-Area-Yield (PAY) time-series of GN - Maize - Main", "x": -0.014, "xref": "paper", "y": -0.14, "yref": "paper"}], "font": {"color": "black", "family": "arial", "size": 16}, "height": 600, "legend": {"font": {"size": 14}, "title": {"text": "FNID"}, "tracegroupgap": 0, "x": 1, "xanchor": "left", "y": 1, "yanchor": "top"}, "margin": {"b": 25, "l": 0, "r": 0, "t": 0}, "width": 900, "xaxis": {"anchor": "y", "domain": [0, 0.98], "dtick": 1, "range": [2008, 2015], "title": {"text": ""}}, "xaxis2": {"anchor": "y2", "domain": [0, 0.98], "dtick": 1, "matches": "x", "showticklabels": false}, "xaxis3": {"anchor": "y3", "domain": [0, 0.98], "dtick": 1, "matches": "x", "showticklabels": false}, "yaxis": {"anchor": "x", "domain": [0, 0.3267], "title": {"text": "Yield (mt/ha)"}}, "yaxis2": {"anchor": "x2", "domain": [0.3367, 0.6633], "title": {"text": "Area (ha)"}}, "yaxis3": {"anchor": "x3", "domain": [0.6733, 1], "title": {"text": "Production (mt)"}}}}
